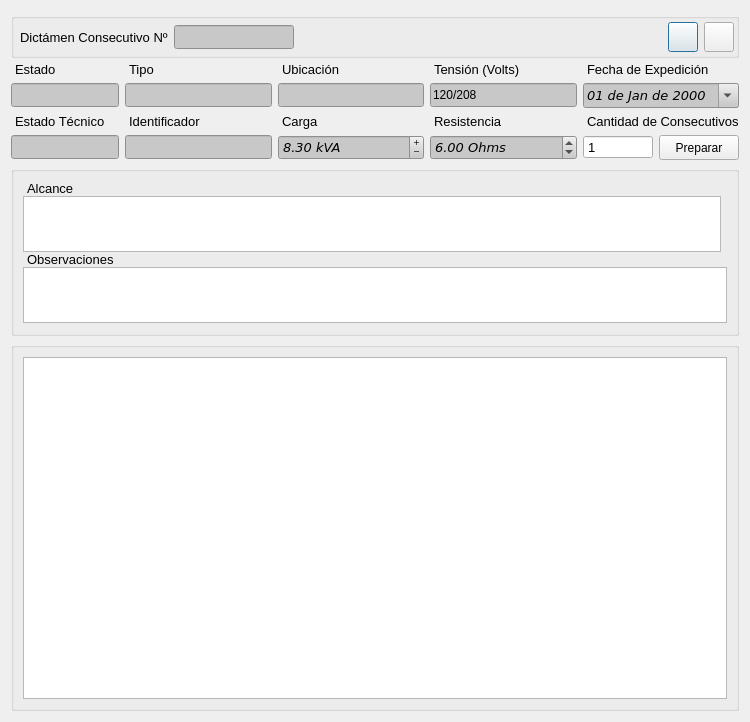
<?xml version="1.0" encoding="UTF-8"?>
<ui version="4.0">
 <class>subDictumForm</class>
 <widget class="QDialog" name="subDictumForm">
  <property name="geometry">
   <rect>
    <x>0</x>
    <y>0</y>
    <width>750</width>
    <height>722</height>
   </rect>
  </property>
  <property name="windowTitle">
   <string>Consecutivos</string>
  </property>
  <layout class="QGridLayout" name="gridLayout_5">
   <item row="3" column="0">
    <widget class="QGroupBox" name="reqOutGroupBox">
     <property name="minimumSize">
      <size>
       <width>0</width>
       <height>300</height>
      </size>
     </property>
     <property name="title">
      <string/>
     </property>
     <property name="checkable">
      <bool>false</bool>
     </property>
     <layout class="QGridLayout" name="gridLayout_4">
      <item row="0" column="0">
       <widget class="QTableWidget" name="tableWidget"/>
      </item>
     </layout>
    </widget>
   </item>
   <item row="0" column="0">
    <widget class="QGroupBox" name="menuGroupBox">
     <property name="minimumSize">
      <size>
       <width>0</width>
       <height>45</height>
      </size>
     </property>
     <property name="maximumSize">
      <size>
       <width>16777215</width>
       <height>40</height>
      </size>
     </property>
     <property name="title">
      <string/>
     </property>
     <property name="alignment">
      <set>Qt::AlignLeading|Qt::AlignLeft|Qt::AlignTop</set>
     </property>
     <property name="flat">
      <bool>false</bool>
     </property>
     <property name="checkable">
      <bool>false</bool>
     </property>
     <layout class="QGridLayout" name="gridLayout_3">
      <property name="leftMargin">
       <number>2</number>
      </property>
      <property name="topMargin">
       <number>2</number>
      </property>
      <property name="rightMargin">
       <number>2</number>
      </property>
      <property name="bottomMargin">
       <number>2</number>
      </property>
      <item row="0" column="0">
       <layout class="QHBoxLayout" name="horizontalLayout">
        <item>
         <widget class="QLabel" name="label_5">
          <property name="font">
           <font>
            <pointsize>10</pointsize>
           </font>
          </property>
          <property name="text">
           <string>Dictámen Consecutivo Nº</string>
          </property>
          <property name="indent">
           <number>4</number>
          </property>
         </widget>
        </item>
        <item>
         <widget class="QLineEdit" name="subDictumNumberLineEdit">
          <property name="minimumSize">
           <size>
            <width>0</width>
            <height>24</height>
           </size>
          </property>
          <property name="maximumSize">
           <size>
            <width>120</width>
            <height>16777215</height>
           </size>
          </property>
          <property name="styleSheet">
           <string notr="true">background-color: rgb(200, 200, 200);
font: 75 oblique 10pt &quot;DejaVu Sans&quot;;</string>
          </property>
          <property name="inputMask">
           <string/>
          </property>
          <property name="text">
           <string/>
          </property>
          <property name="maxLength">
           <number>32767</number>
          </property>
         </widget>
        </item>
        <item>
         <spacer name="horizontalSpacer_11">
          <property name="orientation">
           <enum>Qt::Horizontal</enum>
          </property>
          <property name="sizeHint" stdset="0">
           <size>
            <width>18</width>
            <height>20</height>
           </size>
          </property>
         </spacer>
        </item>
        <item>
         <widget class="QPushButton" name="updateSubDictumButton">
          <property name="enabled">
           <bool>true</bool>
          </property>
          <property name="minimumSize">
           <size>
            <width>30</width>
            <height>30</height>
           </size>
          </property>
          <property name="maximumSize">
           <size>
            <width>30</width>
            <height>30</height>
           </size>
          </property>
          <property name="toolTip">
           <string>Actualizar Consecutivo</string>
          </property>
          <property name="text">
           <string/>
          </property>
          <property name="icon">
           <iconset>
            <normaloff>:/icons/icons/update.png</normaloff>:/icons/icons/update.png</iconset>
          </property>
         </widget>
        </item>
        <item>
         <widget class="QPushButton" name="saveSubDictumButton">
          <property name="enabled">
           <bool>true</bool>
          </property>
          <property name="minimumSize">
           <size>
            <width>30</width>
            <height>30</height>
           </size>
          </property>
          <property name="maximumSize">
           <size>
            <width>30</width>
            <height>30</height>
           </size>
          </property>
          <property name="toolTip">
           <string>Guardar Cambios</string>
          </property>
          <property name="text">
           <string/>
          </property>
          <property name="icon">
           <iconset>
            <normaloff>:/icons/icons/save.png</normaloff>:/icons/icons/save.png</iconset>
          </property>
         </widget>
        </item>
       </layout>
      </item>
     </layout>
    </widget>
   </item>
   <item row="2" column="0">
    <widget class="QGroupBox" name="groupBox">
     <property name="minimumSize">
      <size>
       <width>0</width>
       <height>0</height>
      </size>
     </property>
     <property name="maximumSize">
      <size>
       <width>16777215</width>
       <height>170</height>
      </size>
     </property>
     <property name="title">
      <string/>
     </property>
     <layout class="QGridLayout" name="gridLayout_2">
      <property name="horizontalSpacing">
       <number>6</number>
      </property>
      <property name="verticalSpacing">
       <number>0</number>
      </property>
      <item row="2" column="0">
       <widget class="QLabel" name="label_15">
        <property name="font">
         <font>
          <pointsize>10</pointsize>
         </font>
        </property>
        <property name="text">
         <string>Observaciones</string>
        </property>
        <property name="indent">
         <number>4</number>
        </property>
       </widget>
      </item>
      <item row="3" column="0" colspan="2">
       <widget class="QTextEdit" name="subDictumObservTextEdit">
        <property name="minimumSize">
         <size>
          <width>0</width>
          <height>0</height>
         </size>
        </property>
        <property name="font">
         <font>
          <pointsize>12</pointsize>
         </font>
        </property>
        <property name="frameShape">
         <enum>QFrame::StyledPanel</enum>
        </property>
        <property name="frameShadow">
         <enum>QFrame::Sunken</enum>
        </property>
        <property name="lineWidth">
         <number>1</number>
        </property>
        <property name="midLineWidth">
         <number>0</number>
        </property>
        <property name="tabChangesFocus">
         <bool>true</bool>
        </property>
        <property name="html">
         <string>&lt;!DOCTYPE HTML PUBLIC &quot;-//W3C//DTD HTML 4.0//EN&quot; &quot;http://www.w3.org/TR/REC-html40/strict.dtd&quot;&gt;
&lt;html&gt;&lt;head&gt;&lt;meta name=&quot;qrichtext&quot; content=&quot;1&quot; /&gt;&lt;style type=&quot;text/css&quot;&gt;
p, li { white-space: pre-wrap; }
&lt;/style&gt;&lt;/head&gt;&lt;body style=&quot; font-family:'MS Shell Dlg 2'; font-size:12pt; font-weight:400; font-style:normal;&quot;&gt;
&lt;p style=&quot;-qt-paragraph-type:empty; margin-top:0px; margin-bottom:0px; margin-left:0px; margin-right:0px; -qt-block-indent:0; text-indent:0px; font-family:'DejaVu Sans';&quot;&gt;&lt;br /&gt;&lt;/p&gt;&lt;/body&gt;&lt;/html&gt;</string>
        </property>
        <property name="acceptRichText">
         <bool>false</bool>
        </property>
       </widget>
      </item>
      <item row="1" column="0">
       <widget class="QTextEdit" name="subDictumScopeTextEdit">
        <property name="minimumSize">
         <size>
          <width>0</width>
          <height>0</height>
         </size>
        </property>
        <property name="font">
         <font>
          <pointsize>12</pointsize>
         </font>
        </property>
        <property name="frameShape">
         <enum>QFrame::StyledPanel</enum>
        </property>
        <property name="frameShadow">
         <enum>QFrame::Sunken</enum>
        </property>
        <property name="lineWidth">
         <number>1</number>
        </property>
        <property name="midLineWidth">
         <number>0</number>
        </property>
        <property name="tabChangesFocus">
         <bool>true</bool>
        </property>
        <property name="acceptRichText">
         <bool>false</bool>
        </property>
       </widget>
      </item>
      <item row="0" column="0">
       <widget class="QLabel" name="label_14">
        <property name="font">
         <font>
          <pointsize>10</pointsize>
         </font>
        </property>
        <property name="text">
         <string>Alcance</string>
        </property>
        <property name="margin">
         <number>0</number>
        </property>
        <property name="indent">
         <number>4</number>
        </property>
       </widget>
      </item>
     </layout>
    </widget>
   </item>
   <item row="1" column="0">
    <layout class="QGridLayout" name="gridLayout">
     <item row="3" column="3">
      <widget class="QLabel" name="label_12">
       <property name="font">
        <font>
         <pointsize>10</pointsize>
        </font>
       </property>
       <property name="text">
        <string>Carga</string>
       </property>
       <property name="indent">
        <number>4</number>
       </property>
      </widget>
     </item>
     <item row="4" column="3" rowspan="5">
      <widget class="QDoubleSpinBox" name="subDictumInstRateDoubleSpinBox">
       <property name="minimumSize">
        <size>
         <width>0</width>
         <height>24</height>
        </size>
       </property>
       <property name="font">
        <font>
         <family>DejaVu Sans</family>
         <pointsize>10</pointsize>
         <weight>9</weight>
         <italic>true</italic>
         <bold>false</bold>
        </font>
       </property>
       <property name="styleSheet">
        <string notr="true">background-color: rgb(200, 200, 200);
font: 75 oblique 10pt &quot;DejaVu Sans&quot;;</string>
       </property>
       <property name="buttonSymbols">
        <enum>QAbstractSpinBox::PlusMinus</enum>
       </property>
       <property name="prefix">
        <string/>
       </property>
       <property name="suffix">
        <string> kVA</string>
       </property>
       <property name="maximum">
        <double>999999999.990000009536743</double>
       </property>
       <property name="singleStep">
        <double>5.000000000000000</double>
       </property>
       <property name="value">
        <double>8.300000000000001</double>
       </property>
      </widget>
     </item>
     <item row="3" column="0" colspan="2">
      <widget class="QLabel" name="label_8">
       <property name="font">
        <font>
         <pointsize>10</pointsize>
        </font>
       </property>
       <property name="text">
        <string>Estado Técnico</string>
       </property>
       <property name="indent">
        <number>4</number>
       </property>
      </widget>
     </item>
     <item row="0" column="5" colspan="2">
      <widget class="QLabel" name="label_4">
       <property name="font">
        <font>
         <pointsize>10</pointsize>
        </font>
       </property>
       <property name="text">
        <string>Fecha de Expedición</string>
       </property>
       <property name="indent">
        <number>4</number>
       </property>
      </widget>
     </item>
     <item row="1" column="5" rowspan="2" colspan="2">
      <widget class="QDateEdit" name="subDictumDateEdit">
       <property name="minimumSize">
        <size>
         <width>0</width>
         <height>24</height>
        </size>
       </property>
       <property name="font">
        <font>
         <family>DejaVu Sans</family>
         <pointsize>10</pointsize>
         <weight>9</weight>
         <italic>true</italic>
         <bold>false</bold>
        </font>
       </property>
       <property name="styleSheet">
        <string notr="true">background-color: rgb(200, 200, 200);
font: 75 oblique 10pt &quot;DejaVu Sans&quot;;</string>
       </property>
       <property name="displayFormat">
        <string>dd 'de' MMM 'de' yyyy</string>
       </property>
       <property name="calendarPopup">
        <bool>true</bool>
       </property>
      </widget>
     </item>
     <item row="0" column="3">
      <widget class="QLabel" name="label_10">
       <property name="font">
        <font>
         <pointsize>10</pointsize>
        </font>
       </property>
       <property name="text">
        <string>Ubicación</string>
       </property>
       <property name="indent">
        <number>4</number>
       </property>
      </widget>
     </item>
     <item row="1" column="2" rowspan="2">
      <widget class="QLineEdit" name="subDictumTypeLineEdit">
       <property name="minimumSize">
        <size>
         <width>0</width>
         <height>24</height>
        </size>
       </property>
       <property name="styleSheet">
        <string notr="true">background-color: rgb(200, 200, 200);
font: 75 oblique 10pt &quot;DejaVu Sans&quot;;</string>
       </property>
       <property name="text">
        <string/>
       </property>
       <property name="readOnly">
        <bool>false</bool>
       </property>
      </widget>
     </item>
     <item row="4" column="0" rowspan="5" colspan="2">
      <widget class="QLineEdit" name="subDictumTechStateLineEdit">
       <property name="minimumSize">
        <size>
         <width>0</width>
         <height>24</height>
        </size>
       </property>
       <property name="styleSheet">
        <string notr="true">background-color: rgb(200, 200, 200);
font: 75 oblique 10pt &quot;DejaVu Sans&quot;;</string>
       </property>
       <property name="text">
        <string/>
       </property>
       <property name="readOnly">
        <bool>true</bool>
       </property>
      </widget>
     </item>
     <item row="3" column="2">
      <widget class="QLabel" name="label_16">
       <property name="font">
        <font>
         <pointsize>10</pointsize>
        </font>
       </property>
       <property name="text">
        <string>Identificador</string>
       </property>
       <property name="indent">
        <number>4</number>
       </property>
      </widget>
     </item>
     <item row="4" column="5" rowspan="5">
      <widget class="QSpinBox" name="subDictumsNumberSpinBox">
       <property name="minimumSize">
        <size>
         <width>0</width>
         <height>24</height>
        </size>
       </property>
       <property name="font">
        <font>
         <pointsize>10</pointsize>
        </font>
       </property>
       <property name="buttonSymbols">
        <enum>QAbstractSpinBox::NoButtons</enum>
       </property>
       <property name="suffix">
        <string/>
       </property>
       <property name="minimum">
        <number>1</number>
       </property>
       <property name="maximum">
        <number>99999</number>
       </property>
      </widget>
     </item>
     <item row="4" column="6" rowspan="5">
      <widget class="QPushButton" name="prepareListButton">
       <property name="minimumSize">
        <size>
         <width>0</width>
         <height>25</height>
        </size>
       </property>
       <property name="font">
        <font>
         <pointsize>9</pointsize>
        </font>
       </property>
       <property name="text">
        <string>Preparar</string>
       </property>
       <property name="icon">
        <iconset>
         <normaloff>:/icons/icons/prepare.png</normaloff>:/icons/icons/prepare.png</iconset>
       </property>
      </widget>
     </item>
     <item row="1" column="3" rowspan="2">
      <widget class="QLineEdit" name="subDictumLocationLineEdit">
       <property name="minimumSize">
        <size>
         <width>0</width>
         <height>24</height>
        </size>
       </property>
       <property name="styleSheet">
        <string notr="true">background-color: rgb(200, 200, 200);
font: 75 oblique 10pt &quot;DejaVu Sans&quot;;</string>
       </property>
       <property name="text">
        <string/>
       </property>
       <property name="readOnly">
        <bool>false</bool>
       </property>
      </widget>
     </item>
     <item row="1" column="0" rowspan="2" colspan="2">
      <widget class="QLineEdit" name="subDictumStateLineEdit">
       <property name="minimumSize">
        <size>
         <width>0</width>
         <height>24</height>
        </size>
       </property>
       <property name="styleSheet">
        <string notr="true">background-color: rgb(200, 200, 200);
font: 75 oblique 10pt &quot;DejaVu Sans&quot;;</string>
       </property>
       <property name="text">
        <string/>
       </property>
       <property name="readOnly">
        <bool>true</bool>
       </property>
      </widget>
     </item>
     <item row="0" column="2">
      <widget class="QLabel" name="label_9">
       <property name="font">
        <font>
         <pointsize>10</pointsize>
        </font>
       </property>
       <property name="text">
        <string>Tipo</string>
       </property>
       <property name="indent">
        <number>4</number>
       </property>
      </widget>
     </item>
     <item row="1" column="4" rowspan="2">
      <widget class="QLineEdit" name="subDictumInstVoltageLineEdit">
       <property name="minimumSize">
        <size>
         <width>0</width>
         <height>24</height>
        </size>
       </property>
       <property name="styleSheet">
        <string notr="true">background-color: rgb(200, 200, 200);
font: 75 oblique 10pt &quot;DejaVu Sans&quot;;</string>
       </property>
       <property name="text">
        <string>120/208</string>
       </property>
       <property name="readOnly">
        <bool>false</bool>
       </property>
      </widget>
     </item>
     <item row="0" column="4">
      <widget class="QLabel" name="label_13">
       <property name="font">
        <font>
         <pointsize>10</pointsize>
        </font>
       </property>
       <property name="text">
        <string>Tensión (Volts)</string>
       </property>
       <property name="indent">
        <number>4</number>
       </property>
      </widget>
     </item>
     <item row="3" column="5" colspan="2">
      <widget class="QLabel" name="labelSubDictums">
       <property name="font">
        <font>
         <pointsize>10</pointsize>
        </font>
       </property>
       <property name="text">
        <string>Cantidad de Consecutivos</string>
       </property>
       <property name="indent">
        <number>4</number>
       </property>
      </widget>
     </item>
     <item row="4" column="4" rowspan="5">
      <widget class="QDoubleSpinBox" name="subDictumInstResDoubleSpinBox">
       <property name="minimumSize">
        <size>
         <width>0</width>
         <height>24</height>
        </size>
       </property>
       <property name="font">
        <font>
         <family>DejaVu Sans</family>
         <pointsize>10</pointsize>
         <weight>9</weight>
         <italic>true</italic>
         <bold>false</bold>
        </font>
       </property>
       <property name="styleSheet">
        <string notr="true">background-color: rgb(200, 200, 200);
font: 75 oblique 10pt &quot;DejaVu Sans&quot;;</string>
       </property>
       <property name="buttonSymbols">
        <enum>QAbstractSpinBox::UpDownArrows</enum>
       </property>
       <property name="suffix">
        <string> Ohms</string>
       </property>
       <property name="maximum">
        <double>1000.990000000000009</double>
       </property>
       <property name="singleStep">
        <double>0.500000000000000</double>
       </property>
       <property name="value">
        <double>6.000000000000000</double>
       </property>
      </widget>
     </item>
     <item row="3" column="4">
      <widget class="QLabel" name="label_6">
       <property name="font">
        <font>
         <pointsize>10</pointsize>
        </font>
       </property>
       <property name="text">
        <string>Resistencia</string>
       </property>
       <property name="indent">
        <number>4</number>
       </property>
      </widget>
     </item>
     <item row="0" column="0" colspan="2">
      <widget class="QLabel" name="label">
       <property name="font">
        <font>
         <pointsize>10</pointsize>
        </font>
       </property>
       <property name="text">
        <string>Estado</string>
       </property>
       <property name="indent">
        <number>4</number>
       </property>
      </widget>
     </item>
     <item row="4" column="2" rowspan="5">
      <widget class="QLineEdit" name="subDictumIdentifierLineEdit">
       <property name="minimumSize">
        <size>
         <width>0</width>
         <height>24</height>
        </size>
       </property>
       <property name="styleSheet">
        <string notr="true">background-color: rgb(200, 200, 200);
font: 75 oblique 10pt &quot;DejaVu Sans&quot;;</string>
       </property>
       <property name="inputMask">
        <string/>
       </property>
       <property name="text">
        <string/>
       </property>
       <property name="maxLength">
        <number>32767</number>
       </property>
      </widget>
     </item>
    </layout>
   </item>
  </layout>
 </widget>
 <tabstops>
  <tabstop>subDictumTypeLineEdit</tabstop>
  <tabstop>subDictumIdentifierLineEdit</tabstop>
  <tabstop>subDictumLocationLineEdit</tabstop>
  <tabstop>subDictumInstRateDoubleSpinBox</tabstop>
  <tabstop>subDictumInstVoltageLineEdit</tabstop>
  <tabstop>subDictumInstResDoubleSpinBox</tabstop>
  <tabstop>subDictumScopeTextEdit</tabstop>
  <tabstop>subDictumObservTextEdit</tabstop>
  <tabstop>tableWidget</tabstop>
  <tabstop>subDictumDateEdit</tabstop>
  <tabstop>subDictumsNumberSpinBox</tabstop>
  <tabstop>prepareListButton</tabstop>
  <tabstop>updateSubDictumButton</tabstop>
  <tabstop>saveSubDictumButton</tabstop>
  <tabstop>subDictumTechStateLineEdit</tabstop>
  <tabstop>subDictumStateLineEdit</tabstop>
  <tabstop>subDictumNumberLineEdit</tabstop>
 </tabstops>
 <resources/>
 <connections/>
</ui>
